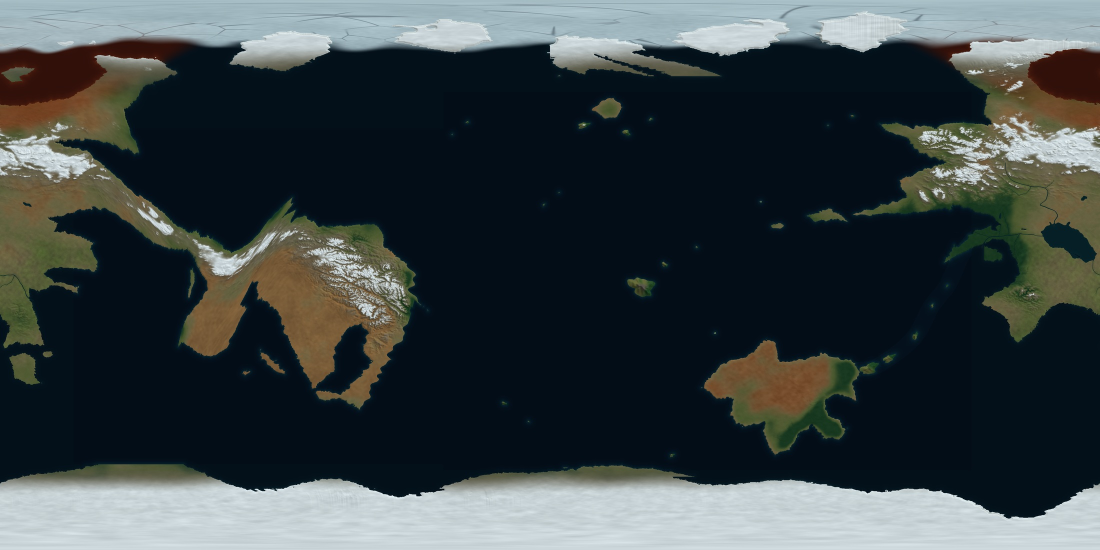
#> input picture CATWORLD_Planet/source/reference_R9_world.jpg, 2200 x 1100 px (shown at 1/2 size)
$ python make_r10_figures.py
#> lines starting #> are read from the running program, lines starting #| are printed output that depends on the picture
from pathlib import Path
from PIL import Image,ImageDraw,ImageFont
import shutil,json
B=Path(__file__).resolve().parents[1]
shutil.copy2(B/'world_maps/03_tectonics_ocean_centered.png',B/'guide/Tectonic_Framework.png')
old=B/'source/reference_R9_world.jpg';new=B/'world_maps/01_world_ocean_centered_preview.jpg'
font=ImageFont.truetype('/System/Library/Fonts/Supplemental/Arial Bold.ttf',30)
board=Image.new('RGB',(2060,900),'#10191f');d=ImageDraw.Draw(board)
#> after `board = Image.new('RGB', (2060, 900), '#10191f')`:
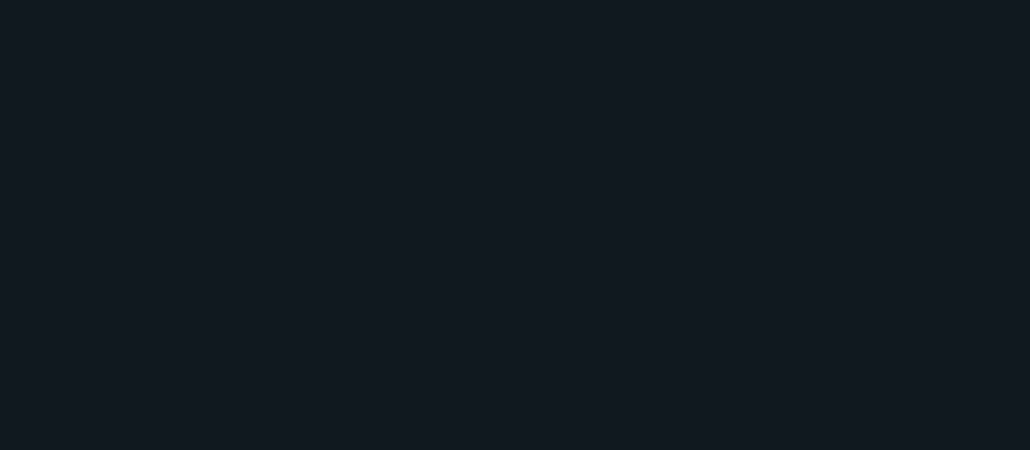
#> board: PIL image 2060x900 RGB (shown at 1/2 size); mean R, G, B 16, 25, 31
for i,p in enumerate([old,new]):
 im=Image.open(p);w,h=im.size;im=im.crop((0,int(h*30/180),int(w*155/360),int(h*150/180))).resize((990,766),Image.Resampling.LANCZOS);x=25+i*1030;board.paste(im,(x,85));d.text((x,25),'BEFORE / R9' if i==0 else 'AFTER / R10 - WHOLE PLATE ROTATION',font=font,fill='#eadfcb')
#> further down, im is the input picture: PIL image 2200x1100 RGB; mean R, G, B 58.2, 66.9, 69.1
#> after `w, h = im.size`: w = 2200; h = 1100
#> after `im = im.crop((0, int(h * 30 / 180), int(w * 155 / 360), int(h * 150 / `:
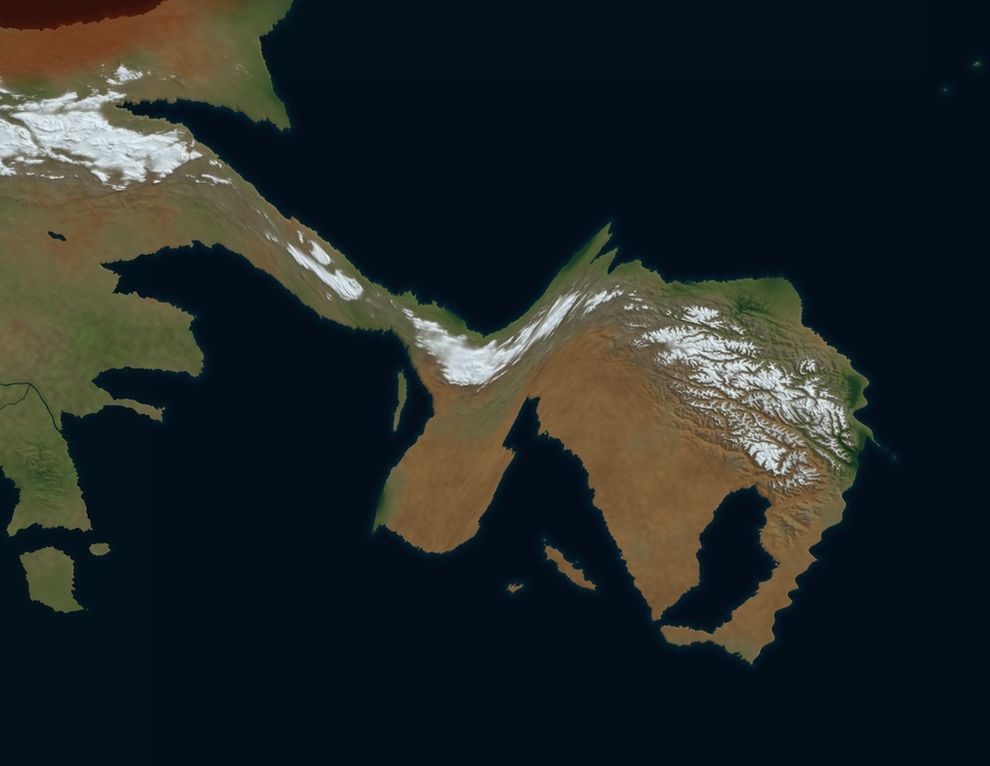
#> im: PIL image 990x766 RGB; mean R, G, B 33.9, 39.4, 38.6
#> after `board.paste(im, (x, 85))`:
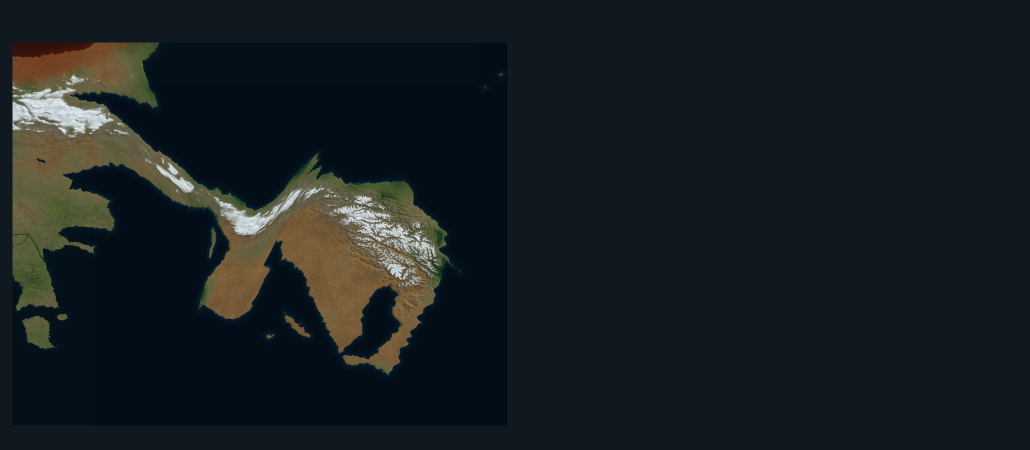
#> board: PIL image 2060x900 RGB (shown at 1/2 size); mean R, G, B 23.3, 30.9, 34.1
board.save(B/'guide/Bridge_Correction_R10.jpg',quality=95)
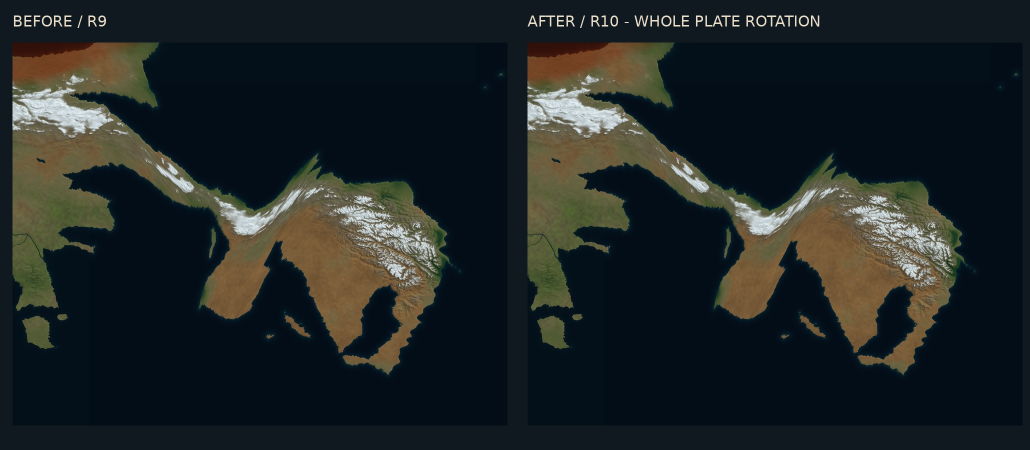
#> saved as Bridge_Correction_R10.jpg: PIL image 2060x900 RGB (shown at 1/2 size); mean R, G, B 31.3, 37.3, 37.7
world=Image.new('RGB',(1900,2040),'#10191f');d=ImageDraw.Draw(world)
#> after `world = Image.new('RGB', (1900, 2040), '#10191f')`:
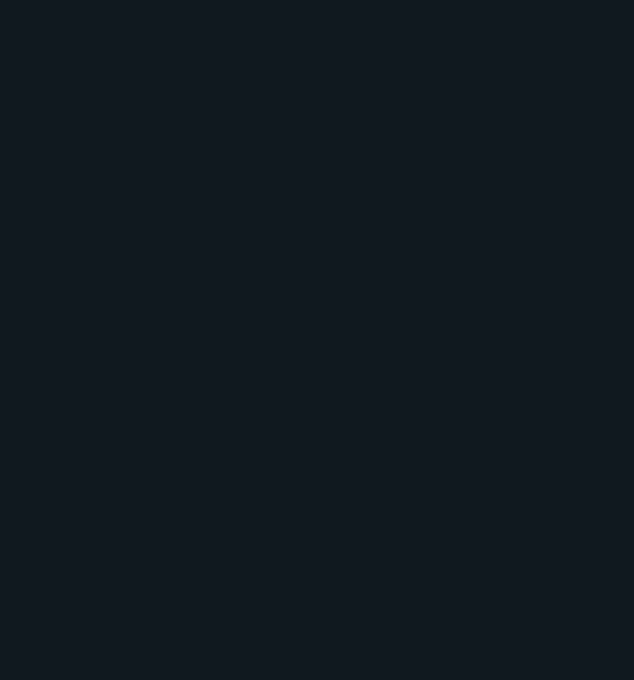
#> world: PIL image 1900x2040 RGB (shown at 1/3 size); mean R, G, B 16, 25, 31
for i,p in enumerate([old,new]):
 im=Image.open(p).resize((1800,900));y=85+i*1000;world.paste(im,(50,y));d.text((50,y-50),'R9 / BEFORE' if i==0 else 'R10 / RIGID ROTATION AND CONTINUOUS RANGE',font=font,fill='#eadfcb')
#> after `world.paste(im, (50, y))`:
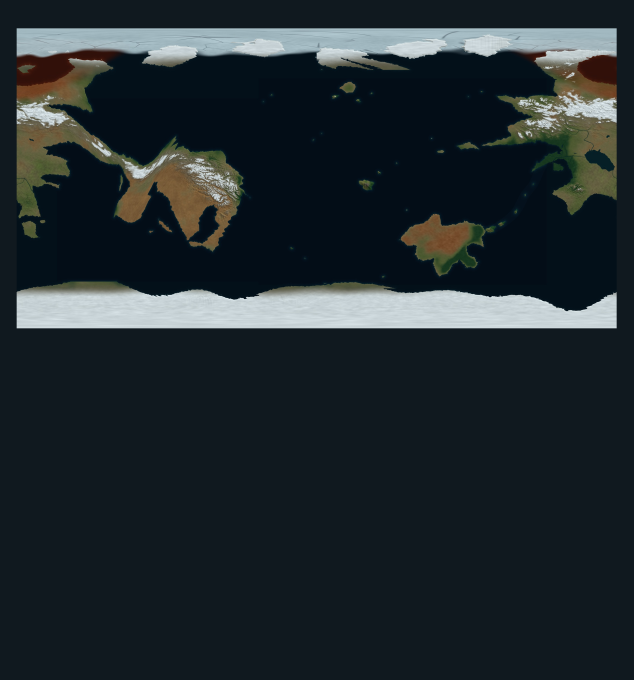
#> world: PIL image 1900x2040 RGB (shown at 1/3 size); mean R, G, B 33.6, 42.5, 46.9
world.save(B/'guide/Revision_Comparison.jpg',quality=94)
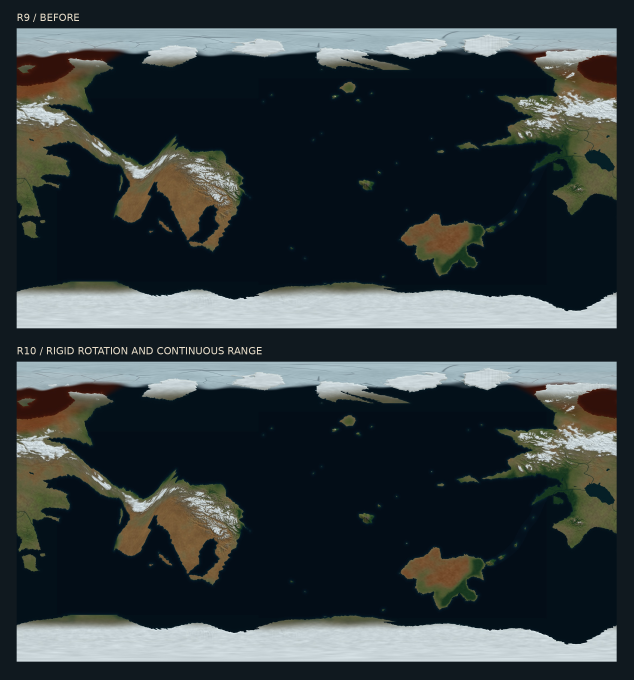
#> saved as Revision_Comparison.jpg: PIL image 1900x2040 RGB (shown at 1/3 size); mean R, G, B 51.7, 60.3, 63.2
(B/'guide/Eastern_Terrain_R10.md').write_text('''# R10 / eastern plate and continuous terrain

Prepared 1 November 2026.

## What changed

The rejected R9 deformation used a position-dependent rotation and an additional local southward displacement. It stretched the mountains, made a V-shaped reversal and left a pinched, smeared junction. R10 starts with the intact R8 eastern plate. It applies one rigid 23-degree clockwise rotation around the surface point 30 E, 37 N. The rotation matrix is orthonormal: angular distances and area are preserved before the deliberately reconstructed joining terrain. The transform is a design placement, not a simulated plate-motion history.

The whole eastern coast moves, including the rift gulf, long peninsulas, interior and neighboring inherited islands. Land is extracted with a geographic mask and placed using the inverse spherical rotation. The old footprint is removed by its land mask, not by painting over a rectangle. The northern impact province and polar land are excluded from this operation.

## Mountain continuity and terrain

A continuous suture runs from the main northern range into the rotated eastern terrain. Its latitude decreases monotonically toward the southeast; there is no V-shaped return north. Across the join, coastlines blend through signed distances over a broad transition. Existing junction relief is retained during this blend so a cleared mask cannot leave a straight seam. The mountain province contains coastal foothills, high ridges and deep valleys.

Fresh relief samples follow the rugged mountain front inside the bundled Himalayan elevation analogue. Sampling its flat foreland would create blank white bands; the new sampling path follows the rough mountain front instead. Cross-range coordinates follow local normals. Existing physical relief away from this belt is retained, rather than smoothed into a featureless plateau. Snow, exposed rock, vegetation and slope shading are rebuilt from the new elevation and latitude. This is constructed, process-informed terrain, not a numerical erosion simulation.

The eastern dry interior remains leeward. Snow concentrates at high elevation and diminishes on steep exposed slopes. Tributary valleys and foothills provide a transition from the mountain crest into the interior. The global 10x relief display remains separate from physical heights in metres.

## Preserved geography

Panterra's lake, northwestern feeder, westward Seattle river, eastern dam, western forest and southern farmland retain their established layout. The independent southern mainland, curved five-island crossing, larger Pelagic Crown volcanic island, northern fore-islands and sparse ocean outposts remain as in R9. The conceptual plate-boundary line is regenerated from the same suture as the terrain.

## Inspection and limitations

The rectangular maps, eastern hemisphere, eastern regional view and main-continent view are reviewed together. Tests check rotation orthonormality and geodesic distance preservation; ridge continuity across the joining belt; main/east land connectivity; separation of the southern mainland and five islands; directed river gradients; matching image dimensions; packed Blender maps and camera count; unchanged southern polar coastlines and land elevations. The full world still uses a 4K physical grid and 8K colour map. Individual drainage channels, settlements and geological histories are not resolved by this model.

The creator guide carries forward the 4,000-year orbit, working 35-degree tilt, northern autumn / southern spring, proposed migration lowstand and unresolved heat-source constraints. The local dam and waterfall studies are unchanged.
''')
print('R10 FIGURES COMPLETE')
